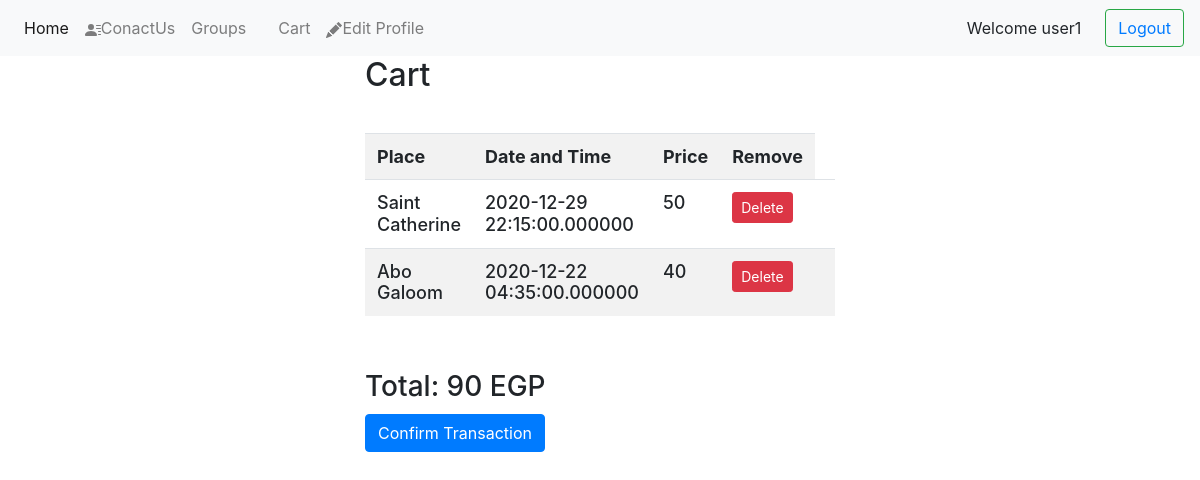
Screenshot of /usercarts.php (signed in) with the database file from the repository.
### tables this page shows
CREATE TABLE `groups` (
  `id` int(11) NOT NULL,
  `place` varchar(50) NOT NULL,
  `datetime` datetime(6) NOT NULL,
  `country` varchar(20) NOT NULL,
  `city` varchar(100) NOT NULL,
  `price` int(50) NOT NULL,
  `photo` varchar(400) NOT NULL
);

### usercarts.php (the view, shortened to what this page needs)
<?php
require_once("navbar.php");
?>
<!doctype html>
<html lang="en">
  <head>
  </head>
<body>
<?php
include("connectionproject.php");
$userid = $_SESSION['id'];
$sql = "SELECT * FROM cart WHERE user_id = '$userid'";
$result2 = mysqli_query($conn, $sql);
$row = mysqli_fetch_array($result2);
$cartid = $row['id'] ;
$sql = "SELECT * FROM cart_groups WHERE cart_id = $cartid";
$result2 = mysqli_query($conn, $sql);
$data = array( );
$data2 = array( );
while($row = mysqli_fetch_array($result2))
{
  $gid = $row['group_id'];
  $sql = "SELECT * FROM groups WHERE id = $gid";
  $result3 = mysqli_query($conn , $sql);
  ?>
  <?php
  while($row = mysqli_fetch_array($result3))
  {
    $data[ ] = $row;
  }
}
?>
<div class="container" style="width:500px;">
  <h2 allign=""> Cart
  <br><br>
  <div class="table-responsive">
    <table class="table table-striped">
      <tr>
         <th>Place</th>
         <th>Date and Time</th>
         <th>Price</th>
         <th>Remove</th>
      </tr>
<?php
 $c = count($data);
 $total=0;
 $sql = "SELECT * FROM cart_groups WHERE cart_id = $cartid";
 $result2 = mysqli_query($conn, $sql);
 while($row = mysqli_fetch_array($result2)){
  $data2[ ] = $row;
}
   for($i=0; $i<$c; $i++)
      {
        ?>
<tr>
        <td><?php echo $data[$i]["place"];?></td>
        <td><?php echo $data[$i]["datetime"];?></td>
        <td><?php echo $data[$i]["price"];?></td>
        <?php
        echo " <th> <a href='http://localhost/WebProject-main/deletecrt.php?id={$data2[$i]['crt_id']}' class='btn btn-danger btn-sm'>Delete<th> </a> ";
       ?>
    </tr>
<?php
             $price= $data[$i]['price'];
             $total += $price;
      }
     ?>
      </table>
      <br>
      <h3> Total: <?php echo $total; ?> EGP</h3>
      <form method="post" action="orders.php?id=<?php echo $cartid;?>">
      <button  type="submit" name="confirm" class="btn btn-primary">Confirm Transaction</button>
      </form>
</body>

### rows the page displays
groups: place "Saint Catherine", datetime "2020-12-29 22:15:00.000000", price "50"
groups: place "Abo Galoom", datetime "2020-12-22 04:35:00.000000", price "40"

### other values shown
$_SESSION['f'] "user1"
$total "90"
